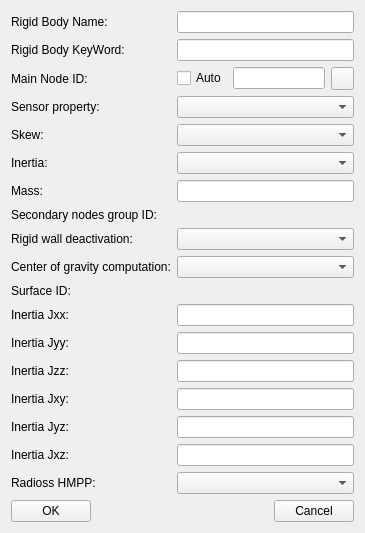
<?xml version="1.0" encoding="UTF-8"?>
<ui version="4.0">
 <class>GUIRBodyDialog</class>
 <widget class="QWidget" name="GUIRBodyDialog">
  <property name="geometry">
   <rect>
    <x>0</x>
    <y>0</y>
    <width>365</width>
    <height>512</height>
   </rect>
  </property>
  <property name="windowTitle">
   <string>Rigid Body</string>
  </property>
  <layout class="QGridLayout" name="gridLayout">
   <item row="5" column="0">
    <widget class="QLabel" name="label_6">
     <property name="text">
      <string>Inertia:</string>
     </property>
    </widget>
   </item>
   <item row="0" column="0">
    <widget class="QLabel" name="label">
     <property name="text">
      <string>Rigid Body Name:</string>
     </property>
    </widget>
   </item>
   <item row="3" column="0">
    <widget class="QLabel" name="label_4">
     <property name="text">
      <string>Sensor property:</string>
     </property>
    </widget>
   </item>
   <item row="2" column="2">
    <widget class="QLineEdit" name="lineEdit_MainNodeID"/>
   </item>
   <item row="11" column="0">
    <widget class="QLabel" name="label_12">
     <property name="text">
      <string>Inertia Jxx:</string>
     </property>
    </widget>
   </item>
   <item row="7" column="0">
    <widget class="QLabel" name="label_8">
     <property name="text">
      <string>Secondary nodes group ID:</string>
     </property>
    </widget>
   </item>
   <item row="17" column="0">
    <widget class="QLabel" name="label_18">
     <property name="text">
      <string>Radioss HMPP:</string>
     </property>
    </widget>
   </item>
   <item row="2" column="0">
    <widget class="QLabel" name="label_3">
     <property name="text">
      <string>Main Node ID:</string>
     </property>
    </widget>
   </item>
   <item row="13" column="0">
    <widget class="QLabel" name="label_14">
     <property name="text">
      <string>Inertia Jzz:</string>
     </property>
    </widget>
   </item>
   <item row="1" column="0">
    <widget class="QLabel" name="label_2">
     <property name="text">
      <string>Rigid Body KeyWord:</string>
     </property>
    </widget>
   </item>
   <item row="9" column="0">
    <widget class="QLabel" name="label_10">
     <property name="text">
      <string>Center of gravity computation:</string>
     </property>
    </widget>
   </item>
   <item row="2" column="3">
    <widget class="QPushButton" name="pushButton_MainNodeID">
     <property name="sizePolicy">
      <sizepolicy hsizetype="Fixed" vsizetype="Fixed">
       <horstretch>0</horstretch>
       <verstretch>0</verstretch>
      </sizepolicy>
     </property>
     <property name="minimumSize">
      <size>
       <width>23</width>
       <height>23</height>
      </size>
     </property>
     <property name="maximumSize">
      <size>
       <width>23</width>
       <height>23</height>
      </size>
     </property>
     <property name="text">
      <string/>
     </property>
    </widget>
   </item>
   <item row="6" column="0">
    <widget class="QLabel" name="label_7">
     <property name="text">
      <string>Mass:</string>
     </property>
    </widget>
   </item>
   <item row="16" column="0">
    <widget class="QLabel" name="label_17">
     <property name="text">
      <string>Inertia Jxz:</string>
     </property>
    </widget>
   </item>
   <item row="10" column="0">
    <widget class="QLabel" name="label_11">
     <property name="text">
      <string>Surface ID:</string>
     </property>
    </widget>
   </item>
   <item row="18" column="0" colspan="4">
    <layout class="QHBoxLayout" name="horizontalLayout_2">
     <item>
      <widget class="QPushButton" name="pushButtonOK">
       <property name="text">
        <string>OK</string>
       </property>
      </widget>
     </item>
     <item>
      <spacer name="horizontalSpacer_3">
       <property name="orientation">
        <enum>Qt::Horizontal</enum>
       </property>
       <property name="sizeHint" stdset="0">
        <size>
         <width>40</width>
         <height>20</height>
        </size>
       </property>
      </spacer>
     </item>
     <item>
      <widget class="QPushButton" name="pushButtonCancel">
       <property name="text">
        <string>Cancel</string>
       </property>
      </widget>
     </item>
    </layout>
   </item>
   <item row="14" column="0">
    <widget class="QLabel" name="label_15">
     <property name="text">
      <string>Inertia Jxy:</string>
     </property>
    </widget>
   </item>
   <item row="12" column="0">
    <widget class="QLabel" name="label_13">
     <property name="text">
      <string>Inertia Jyy:</string>
     </property>
    </widget>
   </item>
   <item row="4" column="0">
    <widget class="QLabel" name="label_5">
     <property name="text">
      <string>Skew:</string>
     </property>
    </widget>
   </item>
   <item row="8" column="0">
    <widget class="QLabel" name="label_9">
     <property name="text">
      <string>Rigid wall deactivation:</string>
     </property>
    </widget>
   </item>
   <item row="15" column="0">
    <widget class="QLabel" name="label_16">
     <property name="text">
      <string>Inertia Jyz:</string>
     </property>
    </widget>
   </item>
   <item row="2" column="1">
    <widget class="QCheckBox" name="checkBox_Auto">
     <property name="text">
      <string>Auto</string>
     </property>
    </widget>
   </item>
   <item row="1" column="1" colspan="3">
    <widget class="QLineEdit" name="lineEdit_KeyWord"/>
   </item>
   <item row="0" column="1" colspan="3">
    <widget class="QLineEdit" name="lineEdit_Name"/>
   </item>
   <item row="3" column="1" colspan="3">
    <widget class="QComboBox" name="comboBox_sens_ID"/>
   </item>
   <item row="4" column="1" colspan="3">
    <widget class="QComboBox" name="comboBox_Skew_ID"/>
   </item>
   <item row="5" column="1" colspan="3">
    <widget class="QComboBox" name="comboBox_Ispher"/>
   </item>
   <item row="6" column="1" colspan="3">
    <widget class="QLineEdit" name="lineEdit_Mass"/>
   </item>
   <item row="7" column="1" colspan="3">
    <widget class="GUI::NodeGroupWidget" name="widget_SecNode" native="true"/>
   </item>
   <item row="8" column="1" colspan="3">
    <widget class="QComboBox" name="comboBox_Ikrem"/>
   </item>
   <item row="9" column="1" colspan="3">
    <widget class="QComboBox" name="comboBox_ICoG"/>
   </item>
   <item row="10" column="1" colspan="3">
    <widget class="GUI::NodeGroupWidget" name="widget_Surf" native="true"/>
   </item>
   <item row="11" column="1" colspan="3">
    <widget class="QLineEdit" name="lineEdit_Jxx"/>
   </item>
   <item row="12" column="1" colspan="3">
    <widget class="QLineEdit" name="lineEdit_Jyy"/>
   </item>
   <item row="13" column="1" colspan="3">
    <widget class="QLineEdit" name="lineEdit_Jzz"/>
   </item>
   <item row="14" column="1" colspan="3">
    <widget class="QLineEdit" name="lineEdit_Jxy"/>
   </item>
   <item row="15" column="1" colspan="3">
    <widget class="QLineEdit" name="lineEdit_Jyz"/>
   </item>
   <item row="16" column="1" colspan="3">
    <widget class="QLineEdit" name="lineEdit_Jxz"/>
   </item>
   <item row="17" column="1" colspan="3">
    <widget class="QComboBox" name="comboBox_Ioptoff"/>
   </item>
  </layout>
 </widget>
 <customwidgets>
  <customwidget>
   <class>GUI::NodeGroupWidget</class>
   <extends>QWidget</extends>
   <header>NodeGroupWidget.h</header>
   <container>1</container>
  </customwidget>
 </customwidgets>
 <resources/>
 <connections/>
</ui>
